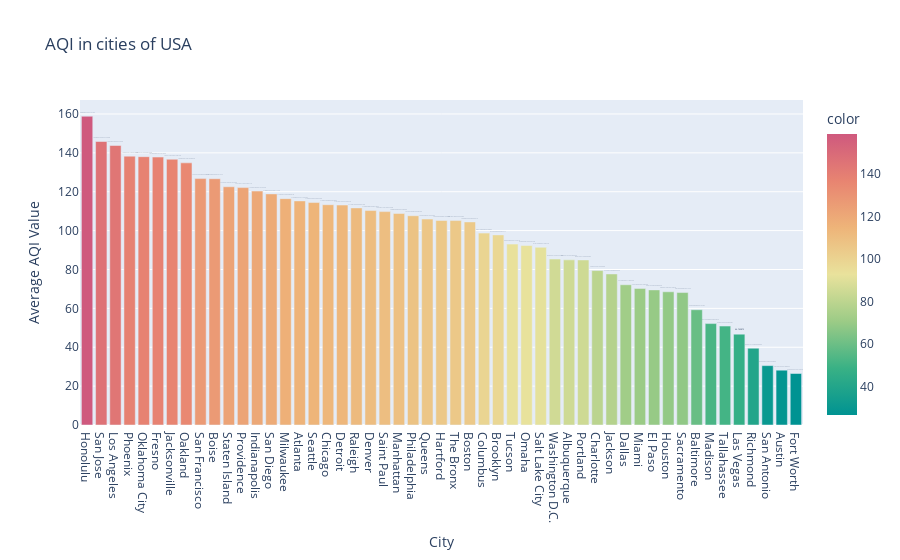

The notebook cell this image was saved under:
### Markdown cell above
###### AQI in cities of United States of America (USA)

### Code cell
AQI_DATA_Major_US=AQI_DATA_Major[AQI_DATA_Major['Country']=='US']
AQI_DATA_Major_US = AQI_DATA_Major_US.set_index('Date')
AQI_by_city_US = AQI_DATA_Major_US.groupby('City').mean()['AQI_calculated']
AQI_by_city_US_sorted = AQI_by_city_US.sort_values(ascending=False)
AQI_by_city_US_filtered = AQI_by_city_US_sorted[AQI_by_city_US_sorted != 0]
fig = px.bar(AQI_by_city_US_filtered,x=AQI_by_city_US_filtered.index,y=AQI_by_city_US_filtered.values,labels = {'y':'Average AQI Value'}, color=AQI_by_city_US_filtered.values,color_continuous_scale="temps", text=AQI_by_city_US_filtered.values,title="AQI in cities of USA")
fig.update_traces(textposition='outside')
# ax.xlabel('Cities')
# fig.ylabel('AQI Levels')
fig.show()

### Figure 1 — Plotly figure (JSON) as saved in the notebook; plotly's stock layout.template omitted (floating-point values rounded to 4 significant figures)
{"data": [{"alignmentgroup": "True", "hovertemplate": "City=%{x}<br>Average AQI Value=%{y}<br>text=%{text}<br>color=%{marker.color}<extra></extra>", "legendgroup": "", "marker": {"color": [158.8, 145.8, 143.8, 138.3, 138.0, 137.8, 136.7, 134.9, 126.8, 126.7, 122.6, 122.1, 120.3, 118.9, 116.5, 115.3, 114.4, 113.3, 113.1, 111.7, 110.3, 109.8, 108.8, 107.7, 106.0, 105.2, 105.2, 104.5, 98.72, 97.8, 93.06, 92.34, 91.41, 85.39, 84.97, 84.92, 79.46, 77.7, 72.16, 70.28, 69.52, 68.53, 68.14, 59.3, 52.17, 50.9, 46.74, 39.5, 30.54, 28.19, 26.49], "coloraxis": "coloraxis", "pattern": {"shape": ""}}, "name": "", "offsetgroup": "", "orientation": "v", "showlegend": false, "text": [158.8, 145.8, 143.8, 138.3, 138.0, 137.8, 136.7, 134.9, 126.8, 126.7, 122.6, 122.1, 120.3, 118.9, 116.5, 115.3, 114.4, 113.3, 113.1, 111.7, 110.3, 109.8, 108.8, 107.7, 106.0, 105.2, 105.2, 104.5, 98.72, 97.8, 93.06, 92.34, 91.41, 85.39, 84.97, 84.92, 79.46, 77.7, 72.16, 70.28, 69.52, 68.53, 68.14, 59.3, 52.17, 50.9, 46.74, 39.5, 30.54, 28.19, 26.49], "textposition": "outside", "type": "bar", "x": ["Honolulu", "San Jose", "Los Angeles", "Phoenix", "Oklahoma City", "Fresno", "Jacksonville", "Oakland", "San Francisco", "Boise", "Staten Island", "Providence", "Indianapolis", "San Diego", "Milwaukee", "Atlanta", "Seattle", "Chicago", "Detroit", "Raleigh", "Denver", "Saint Paul", "Manhattan", "Philadelphia", "Queens", "Hartford", "The Bronx", "Boston", "Columbus", "Brooklyn", "Tucson", "Omaha", "Salt Lake City", "Washington D.C.", "Albuquerque", "Portland", "Charlotte", "Jackson", "Dallas", "Miami", "El Paso", "Houston", "Sacramento", "Baltimore", "Madison", "Tallahassee", "Las Vegas", "Richmond", "San Antonio", "Austin", "Fort Worth"], "xaxis": "x", "y": [158.8, 145.8, 143.8, 138.3, 138.0, 137.8, 136.7, 134.9, 126.8, 126.7, 122.6, 122.1, 120.3, 118.9, 116.5, 115.3, 114.4, 113.3, 113.1, 111.7, 110.3, 109.8, 108.8, 107.7, 106.0, 105.2, 105.2, 104.5, 98.72, 97.8, 93.06, 92.34, 91.41, 85.39, 84.97, 84.92, 79.46, 77.7, 72.16, 70.28, 69.52, 68.53, 68.14, 59.3, 52.17, 50.9, 46.74, 39.5, 30.54, 28.19, 26.49], "yaxis": "y"}], "layout": {"barmode": "relative", "coloraxis": {"colorbar": {"title": {"text": "color"}}, "colorscale": [[0, "rgb(0, 147, 146)"], [0.1667, "rgb(57, 177, 133)"], [0.3333, "rgb(156, 203, 134)"], [0.5, "rgb(233, 226, 156)"], [0.6667, "rgb(238, 180, 121)"], [0.8333, "rgb(232, 132, 113)"], [1, "rgb(207, 89, 126)"]]}, "legend": {"tracegroupgap": 0}, "title": {"text": "AQI in cities of USA"}, "xaxis": {"anchor": "y", "domain": [0, 1], "title": {"text": "City"}}, "yaxis": {"anchor": "x", "domain": [0, 1], "title": {"text": "Average AQI Value"}}}}
